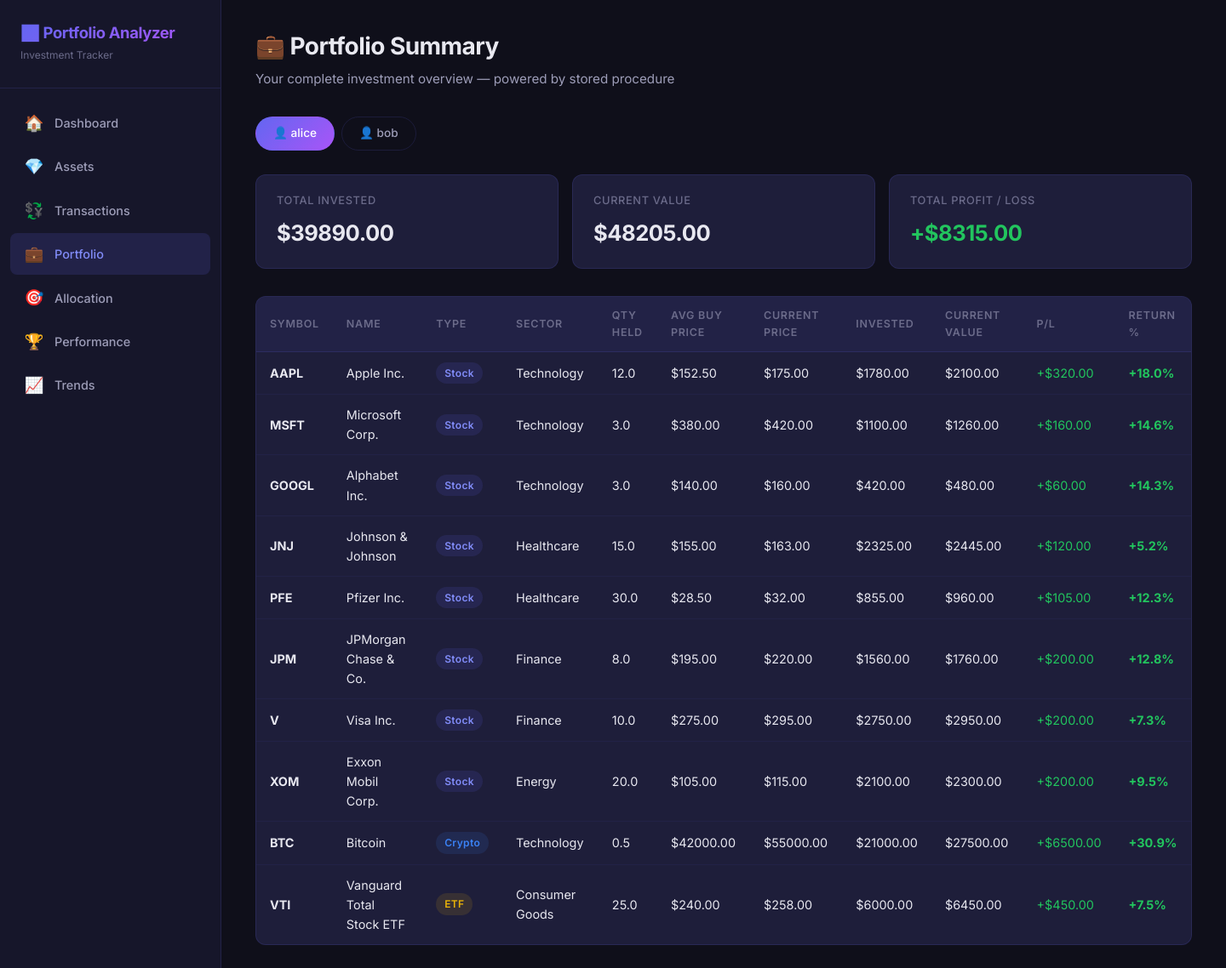
The app's page /portfolio with its own data.
### tables this page shows
CREATE TABLE Users (
    user_id INTEGER PRIMARY KEY AUTOINCREMENT,
    username TEXT NOT NULL UNIQUE,
    email TEXT NOT NULL UNIQUE,
    password TEXT NOT NULL,
    created_at TEXT NOT NULL DEFAULT (datetime('now'))
);

CREATE TABLE Assets (
    asset_id INTEGER PRIMARY KEY AUTOINCREMENT,
    symbol TEXT NOT NULL UNIQUE, -- e.g. "AAPL", "BTC"
    name TEXT NOT NULL, -- e.g. "Apple Inc."
    asset_type TEXT NOT NULL CHECK (
        asset_type IN ('Stock', 'ETF', 'Crypto')
    ),
    sector_id INTEGER NOT NULL,
    FOREIGN KEY (sector_id) REFERENCES Sectors (sector_id)
);

### app.py (the view)
@app.route('/portfolio')
@app.route('/portfolio/<int:user_id>')
def portfolio(user_id=None):
    conn = get_db()
    users = conn.execute("SELECT * FROM Users").fetchall()
    conn.close()
    if user_id is None and users:
        user_id = users[0]['user_id']
    holdings = []
    totals = {'invested': 0, 'current': 0, 'profit_loss': 0}
    if user_id:
        holdings = sp_portfolio_summary(user_id)
        totals['invested'] = sum(h['invested_amount'] for h in holdings)
        totals['current'] = sum(h['current_value'] for h in holdings)
        totals['profit_loss'] = totals['current'] - totals['invested']
    return render_template('portfolio.html',
                           users=users,
                           current_user_id=user_id,
                           holdings=holdings,
                           totals=totals)

### app.py (called while the page is built)
@app.before_request
def before_request():
    import os
    from database import DATABASE
    if not os.path.exists(DATABASE):
        init_db()

### database.py (called while the page is built)
def get_db():
    conn = sqlite3.connect(DATABASE)
    conn.row_factory = sqlite3.Row          # Access columns by name
    conn.execute("PRAGMA foreign_keys = ON")  # Enable foreign key checks
    return conn

### templates/portfolio.html (shortened to what this page needs)
{% extends "base.html" %}
{% block content %}
<div class="page-header">
    <h2>💼 Portfolio Summary</h2>
    <p>Your complete investment overview — powered by stored procedure</p>
</div>
<div class="user-selector">
    {% for user in users %}
    <a href="{{ url_for('portfolio', user_id=user['user_id']) }}"
        class="user-btn {{ 'active' if user['user_id'] == current_user_id }}">
        👤 {{ user['username'] }}
    </a>
    {% endfor %}
</div>
<div class="stats-grid">
    <div class="stat-card">
        <div class="label">Total Invested</div>
        <div class="value">${{ "%.2f"|format(totals['invested']) }}</div>
    </div>
    <div class="stat-card">
        <div class="label">Current Value</div>
        <div class="value">${{ "%.2f"|format(totals['current']) }}</div>
    </div>
    <div class="stat-card">
        <div class="label">Total Profit / Loss</div>
        <div class="value {{ 'positive' if totals['profit_loss'] >= 0 else 'negative' }}">
            {{ '+' if totals['profit_loss'] >= 0 }}${{ "%.2f"|format(totals['profit_loss']) }}
        </div>
    </div>
</div>
<div class="table-container">
    <table>
        <thead>
            <tr>
                <th>Symbol</th>
                <th>Name</th>
                <th>Type</th>
                <th>Sector</th>
                <th>Qty Held</th>
                <th>Avg Buy Price</th>
                <th>Current Price</th>
                <th>Invested</th>
                <th>Current Value</th>
                <th>P/L</th>
                <th>Return %</th>
            </tr>
        </thead>
        <tbody>
            {% for h in holdings %}
            <tr>
                <td><strong>{{ h['symbol'] }}</strong></td>
                <td>{{ h['name'] }}</td>
                <td>
                    <span class="badge badge-{{ h['asset_type']|lower }}">{{ h['asset_type'] }}</span>
                </td>
                <td>{{ h['sector'] }}</td>
                <td>{{ h['quantity_held'] }}</td>
                <td>${{ "%.2f"|format(h['avg_buy_price']) }}</td>
                <td>${{ "%.2f"|format(h['current_price']) }}</td>
                <td>${{ "%.2f"|format(h['invested_amount']) }}</td>
                <td>${{ "%.2f"|format(h['current_value']) }}</td>
                <td>
                    <span class="{{ 'amount-positive' if h['profit_loss'] >= 0 else 'amount-negative' }}">
                        {{ '+' if h['profit_loss'] >= 0 }}${{ "%.2f"|format(h['profit_loss']) }}
                    </span>
                </td>
                <td>
                    <span class="return-bar {{ 'positive' if h['return_pct'] >= 0 else 'negative' }}">
                        {{ '+' if h['return_pct'] >= 0 }}{{ "%.1f"|format(h['return_pct']) }}%
                    </span>
                </td>
            </tr>
            {% endfor %}
        </tbody>
    </table>
</div>
{% endblock %}

### static/style.css (style rules this page uses)
:root { --bg-primary: #0f0f1a; --bg-secondary: #16162a; --bg-card: #1e1e3a; --bg-card-hover: #262650; --border-color: rgba(99, 102, 241, 0.15); --border-glow: rgba(99, 102, 241, 0.3); --text-primary: #e8e8f0; --text-secondary: #9d9db8; --text-muted: #6b6b8a; --accent-primary: #6366f1; --accent-secondary: #818cf8; --accent-gradient: linear-gradient(135deg, #6366f1, #a855f7); --green: #22c55e; --green-bg: rgba(34, 197, 94, 0.12); --red: #ef4444; --red-bg: rgba(239, 68, 68, 0.12); --yellow: #eab308; --blue: #3b82f6; --radius: 12px; --radius-sm: 8px; --shadow: 0 4px 24px rgba(0, 0, 0, 0.3); --transition: all 0.25s cubic-bezier(0.4, 0, 0.2, 1); }
*, *::before, *::after { margin: 0; padding: 0; box-sizing: border-box; }
html { scroll-behavior: smooth; }
body { font-family: 'Inter', -apple-system, BlinkMacSystemFont, sans-serif; background: var(--bg-primary); color: var(--text-primary); line-height: 1.6; min-height: 100vh; }
a { color: var(--accent-secondary); text-decoration: none; transition: var(--transition); }
.page-header { margin-bottom: 32px; }
.page-header h2 { font-size: 1.75rem; font-weight: 700; letter-spacing: -0.02em; margin-bottom: 4px; }
.page-header p { color: var(--text-secondary); font-size: 0.95rem; }
.user-selector { display: flex; gap: 8px; margin-bottom: 28px; }
.user-btn { padding: 8px 20px; border-radius: 24px; border: 1px solid var(--border-color); background: transparent; color: var(--text-secondary); font-family: inherit; font-size: 0.85rem; font-weight: 500; cursor: pointer; transition: var(--transition); }
.user-btn.active { background: var(--accent-gradient); border-color: transparent; color: white; }
.stats-grid { display: grid; grid-template-columns: repeat(auto-fit, minmax(220px, 1fr)); gap: 16px; margin-bottom: 32px; }
.stat-card { background: var(--bg-card); border: 1px solid var(--border-color); border-radius: var(--radius); padding: 20px 24px; transition: var(--transition); }
.stat-card .label { font-size: 0.8rem; font-weight: 500; color: var(--text-muted); text-transform: uppercase; letter-spacing: 0.05em; margin-bottom: 8px; }
.stat-card .value { font-size: 1.6rem; font-weight: 700; letter-spacing: -0.02em; }
.stat-card .value.positive { color: var(--green); }
.table-container { background: var(--bg-card); border: 1px solid var(--border-color); border-radius: var(--radius); overflow: hidden; margin-bottom: 24px; }
.table-container table { width: 100%; border-collapse: collapse; }
.table-container th { background: rgba(99, 102, 241, 0.06); padding: 12px 16px; text-align: left; font-size: 0.78rem; font-weight: 600; color: var(--text-muted); text-transform: uppercase; letter-spacing: 0.06em; border-bottom: 1px solid var(--border-color); }
.table-container td { padding: 12px 16px; font-size: 0.9rem; border-bottom: 1px solid rgba(99, 102, 241, 0.06); }
.table-container tr:last-child td { border-bottom: none; }
.badge { display: inline-block; padding: 3px 10px; border-radius: 20px; font-size: 0.75rem; font-weight: 600; letter-spacing: 0.03em; }
.badge-stock { background: rgba(99, 102, 241, 0.12); color: var(--accent-secondary); }
.badge-etf { background: rgba(234, 179, 8, 0.12); color: var(--yellow); }
.badge-crypto { background: rgba(59, 130, 246, 0.12); color: var(--blue); }
.return-bar { display: inline-flex; align-items: center; gap: 6px; font-weight: 700; font-size: 0.9rem; }
.return-bar.positive { color: var(--green); }
.amount-positive { color: var(--green); }

### records on screen
Users: username "alice"
Users: username "bob"
Assets: symbol "AAPL", name "Apple Inc.", asset_type "Stock", sector "Technology", quantity_held "12.0", avg_buy_price "152.50", current_price "175.00", invested_amount "1780.00", current_value "2100.00", profit_loss "+", profit_loss "320.00", return_pct "+", return_pct "18.0"
Assets: symbol "MSFT", name "Microsoft Corp.", asset_type "Stock", sector "Technology", quantity_held "3.0", avg_buy_price "380.00", current_price "420.00", invested_amount "1100.00", current_value "1260.00", profit_loss "+", profit_loss "160.00", return_pct "+", return_pct "14.6"
Assets: symbol "GOOGL", name "Alphabet Inc.", asset_type "Stock", sector "Technology", quantity_held "3.0", avg_buy_price "140.00", current_price "160.00", invested_amount "420.00", current_value "480.00", profit_loss "+", profit_loss "60.00", return_pct "+", return_pct "14.3"
Assets: symbol "JNJ", name "Johnson & Johnson", asset_type "Stock", sector "Healthcare", quantity_held "15.0", avg_buy_price "155.00", current_price "163.00", invested_amount "2325.00", current_value "2445.00", profit_loss "+", profit_loss "120.00", return_pct "+", return_pct "5.2"
Assets: symbol "PFE", name "Pfizer Inc.", asset_type "Stock", sector "Healthcare", quantity_held "30.0", avg_buy_price "28.50", current_price "32.00", invested_amount "855.00", current_value "960.00", profit_loss "+", profit_loss "105.00", return_pct "+", return_pct "12.3"
Assets: symbol "JPM", name "JPMorgan Chase & Co.", asset_type "Stock", sector "Finance", quantity_held "8.0", avg_buy_price "195.00", current_price "220.00", invested_amount "1560.00", current_value "1760.00", profit_loss "+", profit_loss "200.00", return_pct "+", return_pct "12.8"
Assets: symbol "V", name "Visa Inc.", asset_type "Stock", sector "Finance", quantity_held "10.0", avg_buy_price "275.00", current_price "295.00", invested_amount "2750.00", current_value "2950.00", profit_loss "+", profit_loss "200.00", return_pct "+", return_pct "7.3"
Assets: symbol "XOM", name "Exxon Mobil Corp.", asset_type "Stock", sector "Energy", quantity_held "20.0", avg_buy_price "105.00", current_price "115.00", invested_amount "2100.00", current_value "2300.00", profit_loss "+", profit_loss "200.00", return_pct "+", return_pct "9.5"
Assets: symbol "BTC", name "Bitcoin", asset_type "Crypto", sector "Technology", quantity_held "0.5", avg_buy_price "42000.00", current_price "55000.00", invested_amount "21000.00", current_value "27500.00", profit_loss "+", profit_loss "6500.00", return_pct "+", return_pct "30.9"
Assets: symbol "VTI", name "Vanguard Total Stock ETF", asset_type "ETF", sector "Consumer Goods", quantity_held "25.0", avg_buy_price "240.00", current_price "258.00", invested_amount "6000.00", current_value "6450.00", profit_loss "+", profit_loss "450.00", return_pct "+", return_pct "7.5"

### other values on screen
{{ "%.2f"|format(totals['invested']) }} "39890.00"
{{ "%.2f"|format(totals['current']) }} "48205.00"
{{ '+' if totals['profit_loss'] >= 0 }} "+"
{{ "%.2f"|format(totals['profit_loss']) }} "8315.00"
